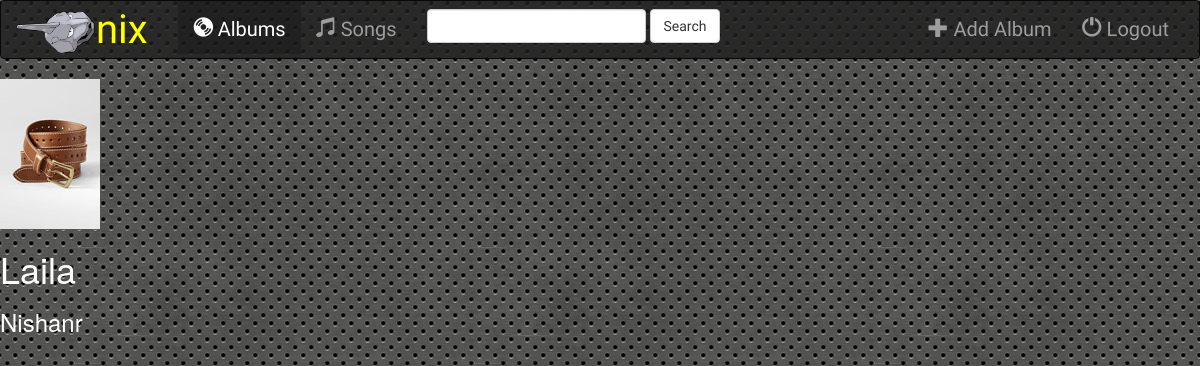
Page /music/7/ on the committed database.
### music/models.py (models this page shows, shortened)
class Album(models.Model):
    artist = models.CharField(max_length=250)
    album_title = models.CharField(max_length=500)
    genre = models.CharField(max_length=100)
    album_logo = models.FileField()

### music/views.py (the view)
# urls.py: url(r'^(?P<pk>[0-9]+)/$', views.DetailView.as_view(), name = 'detail'),
class DetailView(generic.DetailView):
    model = Album
    template_name = 'music/detail.html'

### music/templates/music/detail.html (shortened to what this page needs)
{%extends 'music/base.html'%}
{% block body %}
<img src="{{album.album_logo.url}}" alt="">
<h1>{{album.album_title}}</h1>
<h3>{{album.artist}}</h3>
{%endblock%}

### music/static/music/style.css (style rules this page uses)
body { background: url('images/background.jpg'); color: white; }

### rows in the picture
Album: album_logo (picture), album_title "Laila", artist "Nishanr"
